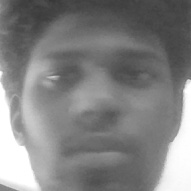
#> input picture Attendance-System-master/Dataset/Jeffrey/Jeffrey_1.jpg, 191 x 191 px; its folder holds only this picture in this run
$ python application.py
#> lines starting #> are read from the running program, lines starting #| are printed output that depends on the picture
#> the answer given: 3
### Attendance-System-master/train.py
import os
import numpy as np
import cv2

def train():
    dataset_path = 'Dataset'

    # Lists to store face encodings and corresponding labels
    known_face_encodings = []
    known_face_ids = []

    def loadImagesAndEncode(path):
#> called with path = 'Dataset'
        for user_folder in os.listdir(path):
            user_folder_path = os.path.join(path, user_folder)
            if not os.path.isdir(user_folder_path):
                continue

            # Extract user name from the folder name
            user_name = user_folder

            # Iterate through images in the user's folder
            for file in os.listdir(user_folder_path):
                if file.endswith('.jpg') or file.endswith('.jpeg') or file.endswith('.png'):
                    # Extract user ID from the image filename
                    parts = os.path.splitext(file)[0].split('_')
                    if len(parts) < 2:
                        print(f"Ignore image '{file}': Invalid filename format.")
                        continue

                    try:
                        image_number = int(parts[-1])
                    except ValueError:
                        print(f"Ignore image '{file}': Invalid image number format.")
                        continue

                    # Use the username as the ID for the user
                    user_id = user_name

                    # Load image using OpenCV
                    image_path = os.path.join(user_folder_path, file)
                    image = cv2.imread(image_path)
#> image is the input picture: shape (191, 191, 3); min 55, max 255, mean 129.4
                    if image is None:
                        print(f"Failed to load image: {image_path}")
                        continue

                    gray = cv2.cvtColor(image, cv2.COLOR_BGR2GRAY)

                    # Use Haar cascade for face detection
                    face_cascade = cv2.CascadeClassifier(cv2.data.haarcascades + 'haarcascade_frontalface_default.xml')
                    faces = face_cascade.detectMultiScale(gray, scaleFactor=1.1, minNeighbors=5, minSize=(30, 30))
#> faces = [[14, 11, 165, 165]]

                    for (x, y, w, h) in faces:
                        # Extract face region
                        face_region = gray[y:y+h, x:x+w]

                        # Resize face region to a fixed size (e.g., 128x128) for consistency
                        face_region = cv2.resize(face_region, (128, 128))

                        # Encode face by flattening and normalizing pixel values
                        face_encoding = face_region.flatten() / 255.0  # Normalize pixel values to [0, 1]

                        # Append face encoding and id to lists
                        known_face_encodings.append(face_encoding)
                        known_face_ids.append(user_id)
#> this loop made 1 pass
#> pass 1, in loadImagesAndEncode, `face_region = gray[y:y+h, x:x+w]`:
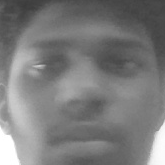
#> face_region: shape (165, 165); min 59, max 255, mean 123.2
#> after the loop, known_face_encodings = 1 item; known_face_ids = ['Jeffrey']
#> pass 2 of the loop in loadImagesAndEncode, `for user_folder in os.listdir(path):`:
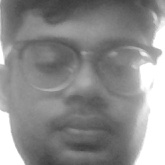
#> input picture Attendance-System-master/Dataset/Mitesh/Mitesh_1.jpg, 165 x 165 px
#> in loadImagesAndEncode, image is the input picture: shape (165, 165, 3); min 59, max 255, mean 139.7
#> gray: shape (165, 165)
#> faces = [[9, 8, 147, 147]]
#> the loop in loadImagesAndEncode, `for (x, y, w, h) in faces:` made 1 pass
#> pass 1, in loadImagesAndEncode, `face_region = gray[y:y+h, x:x+w]`:
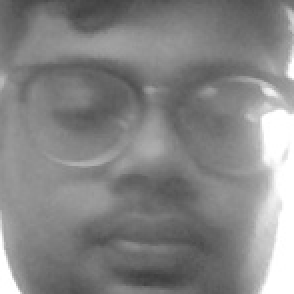
#> face_region: shape (147, 147) (shown 2 times larger); min 64, max 255, mean 133.1
#> after the loop in loadImagesAndEncode, `for (x, y, w, h) in faces:`: known_face_encodings = 2 items; known_face_ids = ['Jeffrey', 'Mitesh']

    print("\nTraining your data. Please wait...")
    loadImagesAndEncode(dataset_path)

    # Convert lists to numpy arrays for training
    known_face_encodings = np.array(known_face_encodings)
    known_face_ids = np.array(known_face_ids)

    # Save the trained encodings and labels to files
    trained_path = 'Trained'
    if not os.path.exists(trained_path):
        os.makedirs(trained_path)

    np.save(os.path.join(trained_path, 'face_encodings.npy'), known_face_encodings)
    np.save(os.path.join(trained_path, 'face_ids.npy'), known_face_ids)

    print("\nTraining completed. Encodings saved.")

# [2 lines that do not run on import are left out]

### Attendance-System-master/application.py
import sqlite3
import os
from subprocess import Popen
from datetime import date
import initialize, detection, train
import recognition

today = date.today()
date_today = today.strftime("%d%m%Y")

print("List of Valid Operations:\n")
print("1. Create a database")
print("2. Add a student")
print("3. Train the model")
print("4. Scan face for attendance")
print("5. Check Attendance")
print("6. View Database")
to_do = int(input("\n Enter Valid number: "))

if to_do == 1:
	initialize.init_()
elif to_do == 2:
	detection.detect()
elif to_do == 3:
	train.train()
elif to_do == 4:
    dataset_path = 'Trained'
    recognition.recognize(dataset_path)
elif to_do == 5:
	conn = sqlite3.connect('database.db')
	cur = conn.cursor()
	roll_no = input("\nEnter Roll no. :")
	cur.execute("SELECT date FROM attendance WHERE _{s_roll_no}=1".format(s_roll_no=roll_no))
	# print(cur.fetchall())
	presents = len(cur.fetchall())
	cur.execute("SELECT * FROM attendance")
	total = len(cur.fetchall())
	print(str(presents) + '/' + str(total))
else:
	conn = sqlite3.connect('database.db')
	cur = conn.cursor()
	cur.execute("SELECT * FROM attendance")
	items = cur.fetchall()
	for _ in items:
    		print(_)
